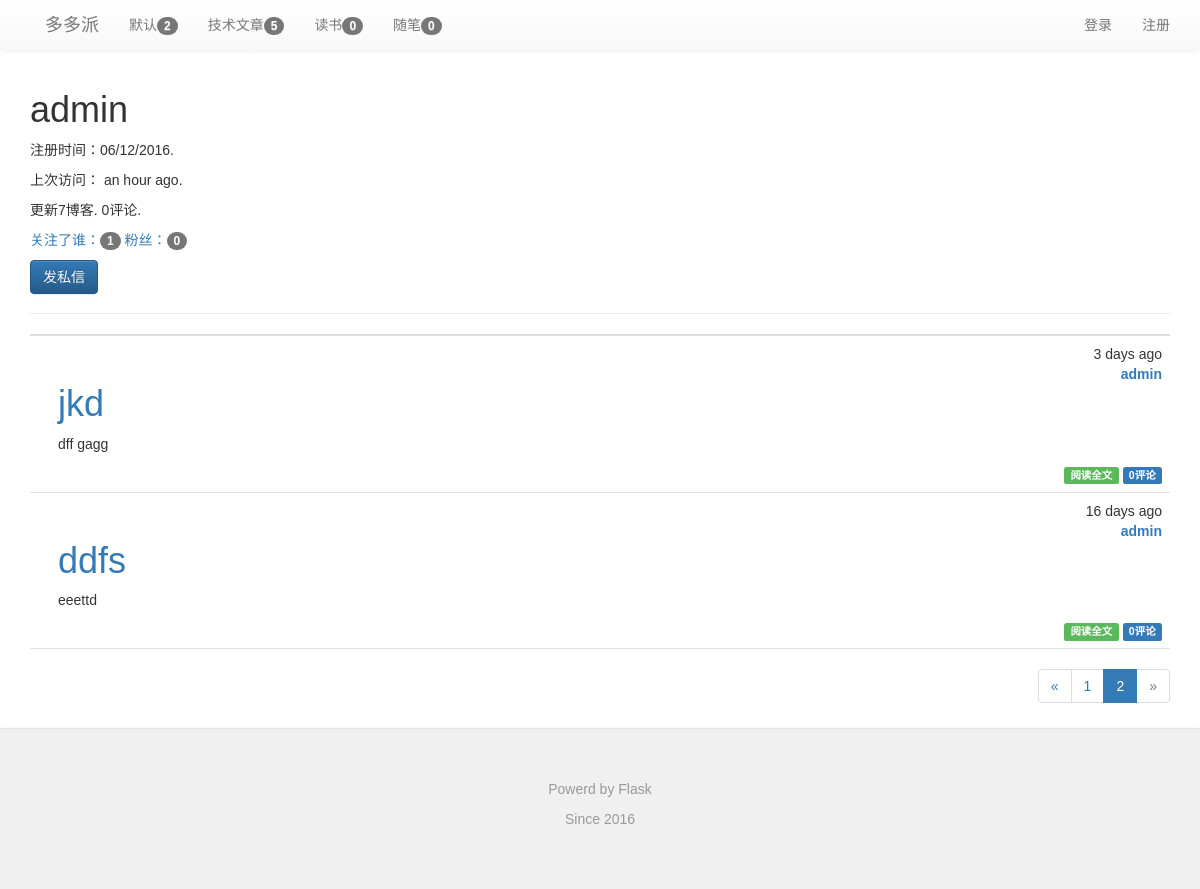
Screenshot of /profile/admin?page=2 with the database file from the repository.
### app/models.py (models this page shows, shortened)
class Category(db.Model):
    __tablename__ = 'categories'
    id = db.Column(db.Integer,primary_key=True)
    name = db.Column(db.String(64),unique=True)
    posts = db.relationship('Post',backref='category',lazy='dynamic')

class User(UserMixin, db.Model):
    __tablename__ = 'users'
    id = db.Column(db.Integer, primary_key=True)
    email = db.Column(db.String(64), unique=True, index=True)
    username = db.Column(db.String(64), unique=True, index=True)
    role_id = db.Column(db.Integer, db.ForeignKey('roles.id'))
    password_hash = db.Column(db.String(128))
    confirmed = db.Column(db.Boolean, default=False)
    name = db.Column(db.String(64))
    location = db.Column(db.String(64))
    about_me = db.Column(db.Text())
    member_since = db.Column(db.DateTime(), default=datetime.utcnow)
    last_seen = db.Column(db.DateTime(), default=datetime.utcnow)
    posts = db.relationship('Post',backref='author',lazy='dynamic')
    followed = db.relationship('Follow',
                               foreign_keys=[Follow.follower_id],
                               backref=db.backref('follower',lazy='joined'),
                               lazy='dynamic',cascade='all,delete-orphan')
    followers = db.relationship('Follow',
                                foreign_keys=[Follow.followed_id],
                                backref=db.backref('followed',lazy='joined'),
                                lazy='dynamic',cascade='all,delete-orphan')
    sendto = db.relationship('Message',
                             foreign_keys=[Message.sendto_id],
                             backref=db.backref('sendto',lazy='joined'),
                             lazy='dynamic',cascade='all,delete-orphan'
                             )
    author = db.relationship('Message',
                             foreign_keys=[Message.author_id],
                             backref=db.backref('author',lazy='joined'),
                             lazy='dynamic',cascade='all,delete-orphan'
                             )
    comments = db.relationship('Comment',backref='author',lazy='dynamic')
    starposts = db.relationship('Post',secondary='stars',backref=db.backref('stared',lazy='joined'),lazy='joined')
    @property
    def password(self):
        raise AttributeError('password is not a readable attribute')

class Post(db.Model):
    __tablename__ = 'posts'
    id = db.Column(db.Integer,primary_key=True)
    title = db.Column(db.Text(128))
    body = db.Column(db.Text)
    body_html = db.Column(db.Text)
    timestamp = db.Column(db.DateTime,index=True,default=datetime.utcnow)
    auth_id = db.Column(db.Integer,db.ForeignKey('users.id'))
    category_id = db.Column(db.Integer,db.ForeignKey('categories.id'))
    comments = db.relationship('Comment',backref='post',lazy='dynamic')
    visits = db.Column(db.Integer,nullable=False,default=int(10))

### app/main/views.py (the view)
@main.route('/profile/<username>')
def profile(username):
    user = User.query.filter_by(username=username).first_or_404()
    page = request.args.get('page', 1, type=int)
    pagination = user.posts.order_by(Post.timestamp.desc()).paginate(
        page, per_page=current_app.config['FLASKY_POSTS_PER_PAGE'],
        error_out=False)
    posts = pagination.items
    return render_template('user.html', user=user, posts=posts,
                           pagination=pagination)

### app/auth/views.py (called while the page is built)
@auth.before_app_request
def before_request():
    if current_user.is_authenticated:
        current_user.ping()
        if not current_user.confirmed \
            and request.endpoint[:5] != 'auth.' \
            and request.endpoint != 'static':
            return redirect(url_for('auth.unconfirmed'))

### app/main/__init__.py (called while the page is built)
@main.app_context_processor
def inject_permission():
    return dict(Permission=Permission)

### app/main/views.py (called while the page is built)
@main.before_app_request
def before_request(): #定义全局变量
    g.categories=Category.query.all()
    g.hotpost = Post.query.order_by(Post.visits.desc()).all()

@main.after_app_request
def after_request(response):
    for query in get_debug_queries():
        if query.duration >= current_app.config['FLASKY_SLOW_DB_QUERY_TIME']:
            current_app.logger.warning(
                'Slow query:%s\nParameters: %s\nDuration: %fs\nContext: %s\n'
                %(query.statement,query.parameters,query.duration,query.context)
            )
    return response

### app/models.py (called while the page is built)
    def can(self, permissions):
        return False

    def is_administrator(self):
        return False

### app/templates/user.html (shortened to what this page needs)
{% extends "base.html" %}
{% import "_macros.html" as macros %}
{% block page_content %}
{% include "_userbase.html" %}
{% include '_posts_thumbnail.html' %}
{% if pagination %}
<div class="pagination">
    {{ macros.pagination_widget(pagination,'.profile',username=user.username)}}
</div>
{% endif %}
{% endblock %}

### app/templates/base.html (shortened to what this page needs)
{% extends "bootstrap/base.html" %}
{% block head %}
{{ super() }}
<link rel="stylesheet" type="text/css" href="{{ url_for('static', filename='css/bootstrap.css') }}">
<link rel="stylesheet" type="text/css" href="{{ url_for('static', filename='css/bootstrap.min.css') }}">
<link rel="stylesheet" type="text/css" href="{{ url_for('static', filename='css/bootstrap-theme.css') }}">
<link rel="stylesheet" type="text/css" href="{{ url_for('static', filename='css/bootstrap-theme.min.css') }}">
<link rel="stylesheet" type="text/css" href="{{ url_for('static', filename='styles.css') }}">
{% endblock %}
{% block navbar %}
<div class="nav navbar-default">
    <div class="container">
        <div class="navbar-header">
            <a class="navbar-brand" href="/">多多派</a>
        </div>
            <ul class="nav navbar-nav">
            {% for category in g.categories %}
                <li><a href="{{ url_for('main.category',id=category.id)}}">{{category.name}}<span class="badge">{{category.posts.count()}}</span></a></li>
            {% endfor %}
            </ul>
            <ul class="nav navbar-nav navbar-right">
                <li><a href="{{url_for('auth.register')}}">注册</a></li>
            </ul>
            <ul class="nav navbar-nav navbar-right">
                {% if current_user.is_authenticated %}
                <li class="dropdown">
                    <a href="#" class="dropdown-toggle" data-toggle="dropdown">{{current_user.username}}的账号<b class="caret"></b></a>
                    <ul class="dropdown-menu">
                        <li><a href="{{ url_for('auth.change_password') }}">修改密码</a></li>
                        <li><a href="{{ url_for('auth.change_email_request') }}">修改邮箱</a></li>
                        <li><a href="{{ url_for('main.profile',username=current_user.username) }}">用户资料</a></li>
                        <li><a href="{{ url_for('auth.logout') }}">退出登录</a></li>
                    </ul>
                </li>
                {% else %}
                <li><a href="{{ url_for('auth.login') }}">登录</a></li>
                {% endif %}
             </ul>
        </div>
   </div>
{% endblock %}
{% block content %}
<div class="container">
    {% block page_content %}{% endblock %}
</div>
<div class="nav navbar-default">
  <footer class="blog-footer">
      <p>Powerd by Flask</p>
      <p>Since 2016</p>
  </footer>
</div>
{% endblock %}

### app/templates/_userbase.html (shortened to what this page needs)
<div class="page-header">
    <h1>{{ user.username }}</h1>
    <p>注册时间：{{ moment(user.member_since).format('L') }}.</p>
    <p>上次访问： {{ moment(user.last_seen).fromNow() }}.</p>
    <p>更新{{ user.posts.count() }}博客. {{ user.comments.count() }}评论.</p>
    <p>
        <a href="{{ url_for('.followers',username=user.username) }}">关注了谁：<span class="badge">{{ user.followers.count()}}</span> </a>
        <a href="{{ url_for('.followed_by',username=user.username) }}">粉丝：<span class="badge">{{ user.followed.count()-1}}</span> </a>
    </p>
    <p>
        <a class="btn btn-primary" href="{{ url_for('.send_message',username=user.username) }}">发私信</a>
    </p>
</div>
<div class="post-tabs">
    <ul class="nav nav-tabs tabs-primary">
    </ul>
</div>

### app/templates/_posts_thumbnail.html (shortened to what this page needs)
<ul class="posts">
    {% for post in posts %}
    <li class="post">
        <div class="post-content">
            <div class="post-date">{{ moment(post.timestamp).fromNow() }}</div><br/>
            <div class="post-auth"><a href="{{ url_for('.profile',username=post.author.username) }}">{{ post.author.username }}</a></div>
            <div class="post-title text-primary">
                {% if post.title %}
                <h1>{{ post.title }}</h1>
                {% endif %}
            </div>
            <div class="post-body">
                {% if post.body_html %}
                    {{ post.body_html[:100]| safe }}
                {% else %}
                    {{ post.body[:100] }}
                {% endif %}
            </div>
            <div class="post-footer">
                <a href="{{ url_for('.post',id=post.id) }}">
                    <span class="label label-success">阅读全文</span>
                </a>
                <a href="{{ url_for('.post',id=post.id) }}#comments">
                    <span class="label label-primary">{{ post.comments.count() }}评论</span>
                </a>
            </div>
        </div>
    </li>
    {% endfor %}
</ul>

### app/static/styles.css (style rules this page uses)
body,button, input, select, textarea,h1 ,h2, h3, h4, h5, h6 { font-family: Microsoft YaHei , Tahoma, Helvetica, Arial, "\5b8b\4f53"; }
div.post-tabs { margin-top: 16px; }
ul.posts { list-style-type: none; padding: 0px; margin: 0px 0px 0px 0px; border-top: 1px solid #e0e0e0; }
ul.posts li.post { padding: 8px; border-bottom: 1px solid #e0e0e0; }
div.post-date { float: right; }
div.post-auth { float: right; font-weight: bold; }
div.post-content { margin-left: 20px; min-height: 20px; }
div.post-footer { text-align:right; }
div.pagination { width: 100%; text-align: right; padding: 0px; margin: 0px; }
footer.blog-footer { padding: 50px; color: #999; text-align: center; background-color: #f0f0f0; border-top: 1px solid #e5e5e5; }

### rows the page displays
Category: name "默认", posts.count "2"
Category: name "技术文章", posts.count "5"
Category: name "读书", posts.count "0"
Category: name "随笔", posts.count "0"
User: username "admin", member_since "06/12/2016", last_seen "an hour ago"
Post: timestamp "3 days ago", author.username "admin", title "jkd", body_html "dff gagg", comments.count "0"
Post: timestamp "16 days ago", author.username "admin", title "ddfs", body_html "eeettd", comments.count "0"

### other values shown
{{ user.posts.count() }} "7"
{{ user.comments.count() }} "0"
{{ user.followers.count() }} "1"
{{ user.followed.count()-1 }} "0"
{{ p }} "1"
{{ p }} "2"
